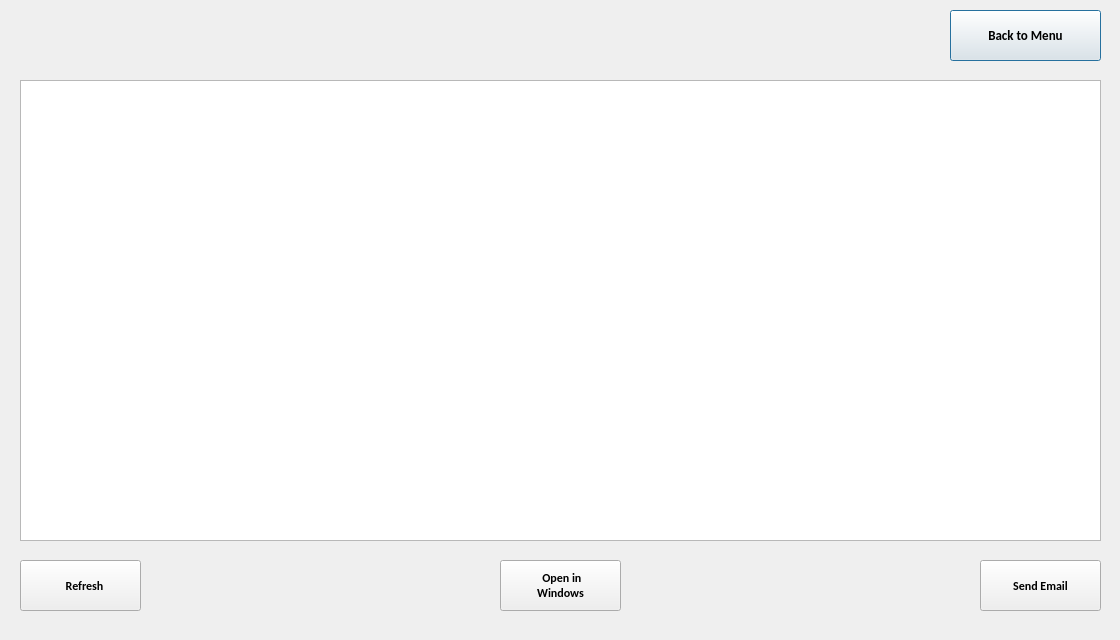
<?xml version="1.0" encoding="UTF-8"?>
<ui version="4.0">
 <class>Dialog</class>
 <widget class="QDialog" name="Dialog">
  <property name="geometry">
   <rect>
    <x>0</x>
    <y>0</y>
    <width>1120</width>
    <height>640</height>
   </rect>
  </property>
  <property name="minimumSize">
   <size>
    <width>1120</width>
    <height>640</height>
   </size>
  </property>
  <property name="maximumSize">
   <size>
    <width>1120</width>
    <height>640</height>
   </size>
  </property>
  <property name="windowTitle">
   <string>CQC WIP Report</string>
  </property>
  <property name="windowIcon">
   <iconset resource="report_resource.qrc">
    <normaloff>:/Icon/resources/img/Report.png</normaloff>:/Icon/resources/img/Report.png</iconset>
  </property>
  <widget class="QPushButton" name="pushButton">
   <property name="geometry">
    <rect>
     <x>950</x>
     <y>10</y>
     <width>151</width>
     <height>51</height>
    </rect>
   </property>
   <property name="font">
    <font>
     <family>Calibri</family>
     <pointsize>10</pointsize>
     <weight>75</weight>
     <bold>true</bold>
    </font>
   </property>
   <property name="focusPolicy">
    <enum>Qt::ClickFocus</enum>
   </property>
   <property name="text">
    <string>Back to Menu</string>
   </property>
  </widget>
  <widget class="QTableView" name="cqcList">
   <property name="geometry">
    <rect>
     <x>20</x>
     <y>80</y>
     <width>1081</width>
     <height>461</height>
    </rect>
   </property>
   <property name="font">
    <font>
     <family>Calibri</family>
     <pointsize>8</pointsize>
     <weight>50</weight>
     <bold>false</bold>
    </font>
   </property>
   <property name="focusPolicy">
    <enum>Qt::NoFocus</enum>
   </property>
   <property name="styleSheet">
    <string notr="true">QTableView{
	selection-background-color: rgb(249, 181, 0);
}
QHeaderView::section{
	font: 75 8pt &quot;Calibri&quot;;
	background-color: rgb(232, 232, 232);
}</string>
   </property>
   <property name="sizeAdjustPolicy">
    <enum>QAbstractScrollArea::AdjustIgnored</enum>
   </property>
   <property name="editTriggers">
    <set>QAbstractItemView::NoEditTriggers</set>
   </property>
   <property name="showDropIndicator" stdset="0">
    <bool>false</bool>
   </property>
   <property name="dragDropOverwriteMode">
    <bool>false</bool>
   </property>
   <property name="alternatingRowColors">
    <bool>false</bool>
   </property>
   <property name="selectionMode">
    <enum>QAbstractItemView::SingleSelection</enum>
   </property>
   <property name="selectionBehavior">
    <enum>QAbstractItemView::SelectItems</enum>
   </property>
   <property name="sortingEnabled">
    <bool>false</bool>
   </property>
   <attribute name="horizontalHeaderCascadingSectionResizes">
    <bool>false</bool>
   </attribute>
   <attribute name="horizontalHeaderHighlightSections">
    <bool>false</bool>
   </attribute>
   <attribute name="verticalHeaderVisible">
    <bool>false</bool>
   </attribute>
   <attribute name="verticalHeaderCascadingSectionResizes">
    <bool>false</bool>
   </attribute>
  </widget>
  <widget class="QLabel" name="welcomeLabel">
   <property name="geometry">
    <rect>
     <x>20</x>
     <y>20</y>
     <width>291</width>
     <height>31</height>
    </rect>
   </property>
   <property name="font">
    <font>
     <family>Calibri</family>
     <pointsize>11</pointsize>
     <weight>75</weight>
     <bold>true</bold>
    </font>
   </property>
   <property name="focusPolicy">
    <enum>Qt::NoFocus</enum>
   </property>
   <property name="text">
    <string/>
   </property>
   <property name="alignment">
    <set>Qt::AlignLeading|Qt::AlignLeft|Qt::AlignVCenter</set>
   </property>
  </widget>
  <widget class="QPushButton" name="emailButton">
   <property name="geometry">
    <rect>
     <x>980</x>
     <y>560</y>
     <width>121</width>
     <height>51</height>
    </rect>
   </property>
   <property name="font">
    <font>
     <family>Calibri</family>
     <pointsize>9</pointsize>
     <weight>75</weight>
     <bold>true</bold>
    </font>
   </property>
   <property name="focusPolicy">
    <enum>Qt::NoFocus</enum>
   </property>
   <property name="layoutDirection">
    <enum>Qt::LeftToRight</enum>
   </property>
   <property name="text">
    <string>Send Email</string>
   </property>
   <property name="icon">
    <iconset resource="lookup_resource.qrc">
     <normaloff>:/newPrefix/resources/img/alarm.png</normaloff>:/newPrefix/resources/img/alarm.png</iconset>
   </property>
   <property name="iconSize">
    <size>
     <width>40</width>
     <height>40</height>
    </size>
   </property>
   <property name="checkable">
    <bool>false</bool>
   </property>
  </widget>
  <widget class="QPushButton" name="refreshButton">
   <property name="geometry">
    <rect>
     <x>20</x>
     <y>560</y>
     <width>121</width>
     <height>51</height>
    </rect>
   </property>
   <property name="font">
    <font>
     <family>Calibri</family>
     <pointsize>9</pointsize>
     <weight>75</weight>
     <bold>true</bold>
    </font>
   </property>
   <property name="focusPolicy">
    <enum>Qt::NoFocus</enum>
   </property>
   <property name="layoutDirection">
    <enum>Qt::LeftToRight</enum>
   </property>
   <property name="text">
    <string>   Refresh</string>
   </property>
   <property name="icon">
    <iconset resource="report_resource.qrc">
     <normaloff>:/Icon/resources/img/refresh.png</normaloff>:/Icon/resources/img/refresh.png</iconset>
   </property>
   <property name="iconSize">
    <size>
     <width>30</width>
     <height>30</height>
    </size>
   </property>
   <property name="checkable">
    <bool>false</bool>
   </property>
  </widget>
  <widget class="QPushButton" name="openButton">
   <property name="geometry">
    <rect>
     <x>500</x>
     <y>560</y>
     <width>121</width>
     <height>51</height>
    </rect>
   </property>
   <property name="font">
    <font>
     <family>Calibri</family>
     <pointsize>9</pointsize>
     <weight>75</weight>
     <bold>true</bold>
    </font>
   </property>
   <property name="focusPolicy">
    <enum>Qt::NoFocus</enum>
   </property>
   <property name="layoutDirection">
    <enum>Qt::LeftToRight</enum>
   </property>
   <property name="text">
    <string> Open in
Windows</string>
   </property>
   <property name="icon">
    <iconset resource="report_resource.qrc">
     <normaloff>:/Icon/resources/img/open.png</normaloff>:/Icon/resources/img/open.png</iconset>
   </property>
   <property name="iconSize">
    <size>
     <width>30</width>
     <height>30</height>
    </size>
   </property>
   <property name="checkable">
    <bool>false</bool>
   </property>
  </widget>
  <widget class="QLabel" name="resultLabel">
   <property name="geometry">
    <rect>
     <x>650</x>
     <y>570</y>
     <width>311</width>
     <height>31</height>
    </rect>
   </property>
   <property name="font">
    <font>
     <family>Calibri</family>
     <pointsize>9</pointsize>
     <weight>75</weight>
     <bold>true</bold>
    </font>
   </property>
   <property name="focusPolicy">
    <enum>Qt::NoFocus</enum>
   </property>
   <property name="text">
    <string/>
   </property>
   <property name="alignment">
    <set>Qt::AlignCenter</set>
   </property>
  </widget>
 </widget>
 <resources>
  <include location="report_resource.qrc"/>
  <include location="lookup_resource.qrc"/>
 </resources>
 <connections>
  <connection>
   <sender>pushButton</sender>
   <signal>clicked()</signal>
   <receiver>Dialog</receiver>
   <slot>close()</slot>
   <hints>
    <hint type="sourcelabel">
     <x>896</x>
     <y>31</y>
    </hint>
    <hint type="destinationlabel">
     <x>794</x>
     <y>28</y>
    </hint>
   </hints>
  </connection>
  <connection>
   <sender>refreshButton</sender>
   <signal>clicked()</signal>
   <receiver>Dialog</receiver>
   <slot>checkFile()</slot>
   <hints>
    <hint type="sourcelabel">
     <x>108</x>
     <y>590</y>
    </hint>
    <hint type="destinationlabel">
     <x>193</x>
     <y>590</y>
    </hint>
   </hints>
  </connection>
  <connection>
   <sender>openButton</sender>
   <signal>clicked()</signal>
   <receiver>Dialog</receiver>
   <slot>openWith()</slot>
   <hints>
    <hint type="sourcelabel">
     <x>591</x>
     <y>578</y>
    </hint>
    <hint type="destinationlabel">
     <x>696</x>
     <y>578</y>
    </hint>
   </hints>
  </connection>
  <connection>
   <sender>emailButton</sender>
   <signal>clicked()</signal>
   <receiver>Dialog</receiver>
   <slot>email()</slot>
   <hints>
    <hint type="sourcelabel">
     <x>1032</x>
     <y>589</y>
    </hint>
    <hint type="destinationlabel">
     <x>919</x>
     <y>591</y>
    </hint>
   </hints>
  </connection>
 </connections>
 <slots>
  <slot>openWith()</slot>
  <slot>email()</slot>
  <slot>checkFile()</slot>
  <slot>cellSelected()</slot>
 </slots>
</ui>
